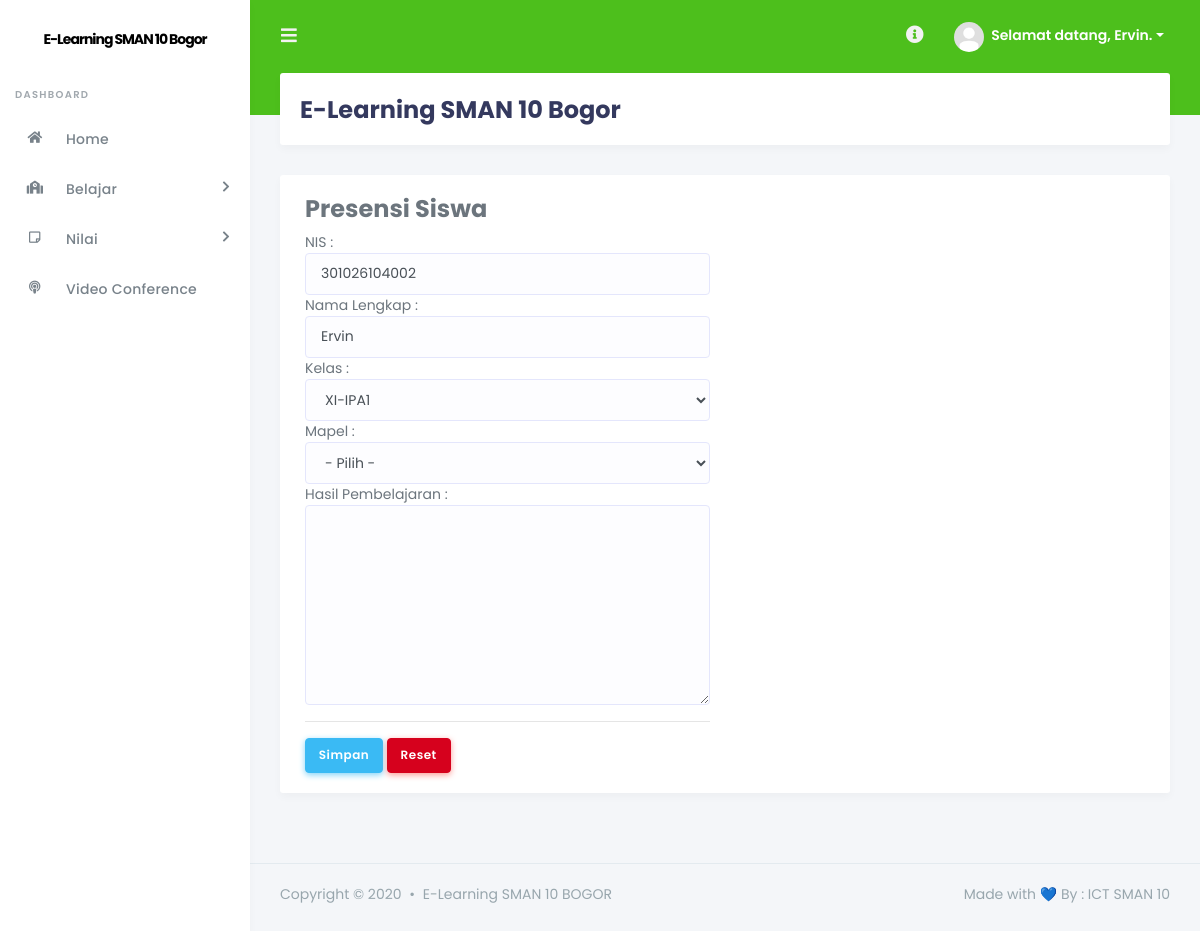
The app's page /?page=presensi (signed in) with its own data.
### tables this page shows
CREATE TABLE `tb_siswa` (
  `id_siswa` int(11) NOT NULL,
  `nis` varchar(20) NOT NULL,
  `nama_lengkap` varchar(50) NOT NULL,
  `tempat_lahir` varchar(20) NOT NULL,
  `tgl_lahir` date NOT NULL,
  `jenis_kelamin` enum('L','P') NOT NULL,
  `agama` varchar(20) NOT NULL,
  `alamat` text NOT NULL,
  `id_kelas` varchar(5) NOT NULL,
  `thn_masuk` int(5) NOT NULL,
  `foto` varchar(100) NOT NULL,
  `username` varchar(40) NOT NULL,
  `password` varchar(40) NOT NULL,
  `pass` varchar(40) NOT NULL,
  `status` enum('aktif','tidak aktif') NOT NULL
);

CREATE TABLE `tb_kelas` (
  `id_kelas` int(11) NOT NULL,
  `nama_kelas` varchar(50) NOT NULL,
  `wali_kelas` int(5) NOT NULL,
  `ketua_kelas` int(5) NOT NULL
);

### inc/presensi.php (the view, shortened to what this page needs)
<?php
$sql_siswa = mysqli_query($db, "SELECT * FROM tb_siswa JOIN tb_kelas ON tb_siswa.id_kelas = tb_kelas.id_kelas WHERE id_siswa = '$_SESSION[siswa]'") or die($db->error);
$data = mysqli_fetch_array($sql_siswa);
?>
<div class="row">
    <div class="col-md-12">
        <h4 class="page-head-line">Presensi Siswa</h4>
    </div>
</div>
<div class="row">
    <div class="col-md-6">
        <form method="post" enctype="multipart/form-data">
            NIS :<input type="text" name="nis" value="<?php echo $data['nis']; ?>" class="form-control" required/>
            Nama Lengkap : <input type="text" value="<?php echo $data['nama_lengkap']; ?>" name="nama_lengkap" class="form-control" required />
            Kelas :
            <select name="kelas" class="form-control" required>
                <option value="<?php echo $data['id_kelas']; ?>"><?php echo $data['nama_kelas']; ?></option>
            </select>
            Mapel :
            <select name="mapel" class="form-control" required>
                <option value="">- Pilih -</option>
            </select>
            Hasil Pembelajaran : <textarea name="hasil_pembelajaran" class="form-control" required></textarea>
            <hr />
            <input type="submit" name="simpan" value="Simpan" class="btn btn-info" />
            <input type="reset" class="btn btn-danger" />
        </form>
</div>

### index.php (shortened to what this page needs)
<?php
include "+koneksi.php";
if (!@$_SESSION['siswa']) {
    if (@$_GET['hal'] == 'daftar') {
        include "register.php";
    } else {
        include "login.php";
    }
} else { ?>
<!DOCTYPE html>
<html>
<head>
    <link rel="stylesheet" href="https://stackpath.bootstrapcdn.com/bootstrap/4.4.1/css/bootstrap.min.css">
    <link rel="stylesheet" href="https://use.fontawesome.com/releases/v5.7.2/css/all.css">
    <link href="https://cdn.datatables.net/1.10.21/css/dataTables.bootstrap4.min.css" rel="stylesheet">
    <link rel="stylesheet" href="https://cdn.datatables.net/buttons/1.6.2/css/buttons.dataTables.min.css">
    <link rel="stylesheet" href="https://cdnjs.cloudflare.com/ajax/libs/twitter-bootstrap/4.1.3/css/bootstrap.css">
    <link href="http://cdnjs.cloudflare.com/ajax/libs/summernote/0.8.9/summernote.css" rel="stylesheet">
    <link rel="stylesheet" href="stisla/assets/css/style.css">
    <link rel="stylesheet" href="stisla/assets/css/components.css">
<?php
$sql_terlogin = mysqli_query($db, "SELECT * FROM tb_siswa JOIN tb_kelas ON tb_siswa.id_siswa = '$_SESSION[siswa]' AND tb_kelas.id_kelas = tb_siswa.id_kelas") or die($db->error);
$data_terlogin = mysqli_fetch_array($sql_terlogin);
?>
  </head>
  <body>
<div id="app">
  <div class="main-wrapper">
    <div class="navbar-bg"></div>
    <nav class="navbar navbar-expand-lg main-navbar">
      <form class="form-inline mr-auto">
        <ul class="navbar-nav mr-3">
          <li><a href="#" data-toggle="sidebar" class="nav-link nav-link-lg"><i class="fas fa-bars"></i></a></li>
        </ul>
      </form>
      <ul class="navbar-nav navbar-right">
        <li class="dropdown dropdown-list-toggle"><a href="#" data-toggle="dropdown" class="nav-link nav-link-lg message"><i class="fas fa-info-circle"></i></a>
        </li>
        <li class="dropdown"><a href="#" data-toggle="dropdown" class="nav-link dropdown-toggle nav-link-lg nav-link-user">
          <img alt="image" src="img/foto_siswa/<?php echo $data_terlogin['foto']; ?>" class="rounded-circle mr-1">
          <div class="d-sm-none d-lg-inline-block">Selamat datang, <?php echo ucfirst($data_terlogin['username']); ?>.</div></a>
        </li>
      </ul>
    </nav>
    <div class="main-sidebar">
      <aside id="sidebar-wrapper">
        <div class="sidebar-brand">
          <a href="./">E-Learning SMAN 10 Bogor</a>
        </div>
        <ul class="sidebar-menu">
            <li class="menu-header">Dashboard</li>
            <li><a class="nav-link" href="./"><i class="fas fa-home"></i> <span>Home</span></a></li>
            <li class="nav-item dropdown">
              <a href="#" class="nav-link has-dropdown"><i class="fas fa-school"></i><span>Belajar</span></a>
        </li>
            <li class="nav-item dropdown">
              <a href="#" class="nav-link has-dropdown"><i class="far fa-sticky-note"></i><span>Nilai</span></a>
        </li>
            <li><a class="nav-link" href="?page=meet"><i class="fas fa-podcast"></i> <span>Video Conference</span></a></li>
          </ul>
      </aside>
    </div>
    <div class="main-content">
      <section class="section">
        <div class="section-header">
          <h1>E-Learning SMAN 10 Bogor</h1>
        </div>
        <div class="section-body">
          <div class="card-wrap">
          <div class="row">
            <div class="col-12">
              <div class="card">
          <div class="card-body">
          <?php
          if (@$_GET['page'] == '') {
              include "inc/beranda.php";
          } elseif (@$_GET['page'] == 'quiz') {
              include "inc/quiz.php";
          } elseif (@$_GET['page'] == 'tugas') {
              include "inc/tugas.php";
          } elseif (@$_GET['page'] == 'nilai') {
              include "inc/nilai.php";
          } elseif (@$_GET['page'] == 'nilaitugas') {
              include "inc/nilai_tugas.php";
          } elseif (@$_GET['page'] == 'materi') {
              include "inc/materi.php";
          } elseif (@$_GET['page'] == 'pengumuman') {
              include "inc/pengumuman.php";
          } elseif (@$_GET['page'] == 'presensi') {
              include "inc/presensi.php";
            } elseif (@$_GET['page'] == 'meet') {
                include "inc/meet.php";
            } elseif (@$_GET['page'] == 'room1') {
                include "vcon/iframe/iframe-room1.php";
            } elseif (@$_GET['page'] == 'room2') {
                include "vcon/iframe/iframe-room2.php";
            } elseif (@$_GET['page'] == 'room3') {
                include "vcon/iframe/iframe-room3.php";
            } elseif (@$_GET['page'] == 'room4') {
                include "vcon/iframe/iframe-room4.php";
          } else {
              echo "<div class='col-xs-12'><div class='alert alert-danger'>[404] Halaman tidak ditemukan! Silahkan pilih menu yang ada!</div></div>";
          } ?>
        </div>
        </div>
      </div>
    </div>
        </div>
      </section>
    </div>
    <footer class="main-footer">
      <div class="footer-left">
        Copyright &copy; 2020 <div class="bullet"></div> E-Learning SMAN 10 BOGOR
      </div>
      <div class="footer-right">
        Made with 💙 By : ICT SMAN 10
      </div>
    </footer>
  </div>
</div>
</body>
</html>
<?php
}
?>

### records on screen
tb_siswa: foto (picture), username "Ervin", nis "301026104002", nama_lengkap "Ervin", kelas "XI-IPA1"
